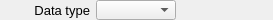
    <widget class="PyDMFrame" name="composite_3">
      <property name="geometry">
        <rect>
          <x>42</x>
          <y>330</y>
          <width>273</width>
          <height>20</height>
        </rect>
      </property>
      <widget class="QLabel" name="text_9">
        <property name="geometry">
          <rect>
            <x>0</x>
            <y>0</y>
            <width>90</width>
            <height>20</height>
          </rect>
        </property>
        <property name="text">
          <string>Data type</string>
        </property>
        <property name="font" stdset="0">
          <font>
            <pointsize>10</pointsize>
          </font>
        </property>
        <property name="brush" stdset="0">
          <brush brushstyle="SolidPattern">
            <color alpha="255">
              <red>0</red>
              <green>0</green>
              <blue>0</blue>
            </color>
          </brush>
        </property>
        <property name="toolTip">
          <string>text_9</string>
        </property>
        <property name="alignment">
          <set>Qt::AlignRight|Qt::AlignTrailing|Qt::AlignVCenter</set>
        </property>
        <property name="styleSheet">
          <string notr="true">QLabel#text_9 {
  color: rgb(0, 0, 0);
  }</string>
        </property>
      </widget>
      <widget class="PyDMEnumComboBox" name="menu">
        <property name="geometry">
          <rect>
            <x>96</x>
            <y>0</y>
            <width>80</width>
            <height>20</height>
          </rect>
        </property>
        <property name="toolTip">
          <string>${prefix}DataType</string>
        </property>
        <property name="channel" stdset="0">
          <string>ca://${prefix}DataType</string>
        </property>
        <property name="font" stdset="0">
          <font>
            <pointsize>10</pointsize>
          </font>
        </property>
        <property name="styleSheet">
          <string notr="true">PyDMEnumComboBox#menu {
  color: rgb(0, 0, 0);
  background-color: rgb(115, 223, 255);
  }</string>
        </property>
      </widget>
      <widget class="PyDMLabel" name="text_update_10">
        <property name="geometry">
          <rect>
            <x>194</x>
            <y>1</y>
            <width>79</width>
            <height>18</height>
          </rect>
        </property>
        <property name="toolTip">
          <string>PV: ${prefix}DataType_RBV</string>
        </property>
        <property name="channel" stdset="0">
          <string>ca://${prefix}DataType_RBV</string>
        </property>
        <property name="displayFormat" stdset="0">
          <enum>PyDMLabel::String</enum>
        </property>
        <property name="font" stdset="0">
          <font>
            <pointsize>10</pointsize>
          </font>
        </property>
        <property name="alignment">
          <set>Qt::AlignCenter</set>
        </property>
        <property name="textInteractionFlags">
          <set>Qt::TextSelectableByKeyboard|Qt::TextSelectableByMouse</set>
        </property>
        <property name="styleSheet">
          <string notr="true">PyDMLabel#text_update_10 {
  color: rgb(10, 0, 184);
  background-color: rgb(187, 187, 187);
  }</string>
        </property>
      </widget>
    </widget>
